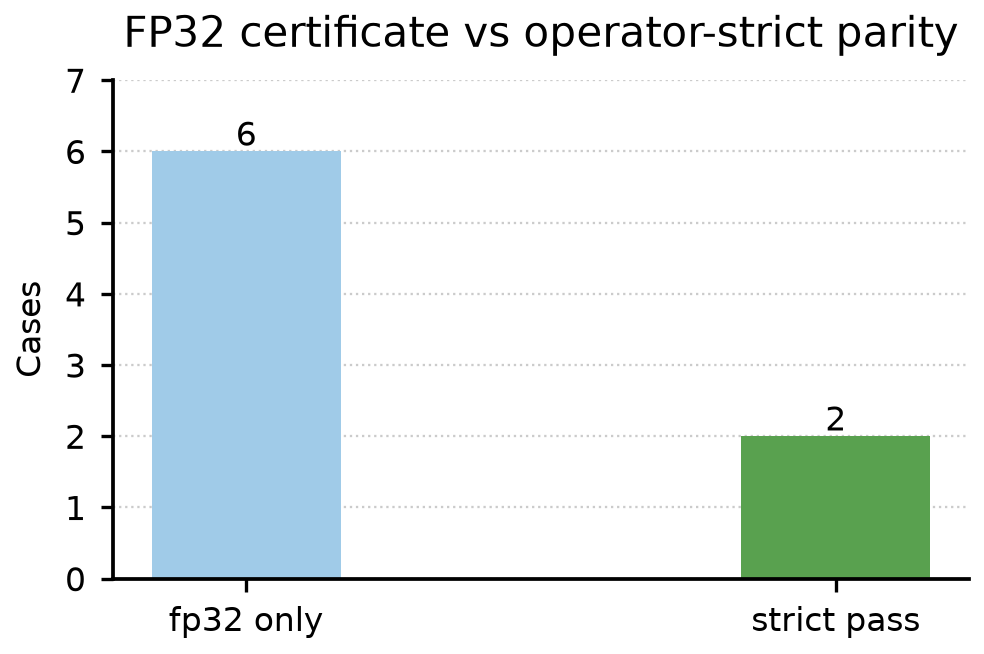

This chart was generated by the following Python code:
from __future__ import annotations

import csv
from pathlib import Path

import matplotlib.pyplot as plt

rows = list(csv.DictReader((Path(__file__).resolve().parent / "strict.csv").open()))
order = ["fp32 only", "strict pass"]
values = {row["kind"]: int(row["count"]) for row in rows}
labels = order
counts = [values.get(item, 0) for item in order]
colors = ["#A0CBE8", "#59A14F"]

plt.rcParams.update({
    "font.family": "sans-serif",
    "font.sans-serif": ["DejaVu Sans", "Arial", "Helvetica"],
    "font.size": 9,
    "axes.titlesize": 10,
    "axes.titlepad": 8,
    "axes.labelsize": 9,
    "xtick.labelsize": 8,
    "ytick.labelsize": 8,
    "axes.linewidth": 0.9,
})
fig, ax = plt.subplots(figsize=(3.45, 2.35))
bars = ax.bar(labels, counts, color=colors, width=0.32)
ax.set_ylabel("Cases", fontsize=8)
ax.set_title("FP32 certificate vs operator-strict parity")
ax.set_ylim(0, max(counts) + 1)
ax.spines[["top", "right"]].set_visible(False)
ax.grid(axis="y", linestyle=":", linewidth=0.55, alpha=0.65)
ax.set_axisbelow(True)
ax.tick_params(direction="out", length=3)
for bar, value in zip(bars, counts):
    ax.text(bar.get_x() + bar.get_width() / 2, value + 0.08, str(value), ha="center", fontsize=8)
fig.tight_layout()
fig.savefig("plot.png", dpi=300, bbox_inches="tight", pad_inches=0.05)
